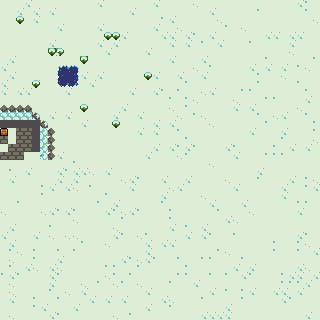

Tiled map render using the project's own tile images. Description and the map definition, with tile-layer contents summarised, below:
An orthogonal 40x40 tile map with 8x8 px tiles, 4 tile layers (Water, Tile Layer 5, Tile Layer 1, Tile Layer 3), 1 hidden layer not drawn.

<map version="1.10" tiledversion="1.10.2" orientation="orthogonal" renderorder="left-up" width="40" height="40" tilewidth="8" tileheight="8" infinite="0" nextlayerid="12" nextobjectid="2">
 <tileset firstgid="1" name="tileset2" tilewidth="8" tileheight="8" tilecount="1024" columns="32">
  <image source="tileset/tileset.png" width="256" height="256" />
  <tile id="384" probability="0.75">
   <properties>
    <property name="walkable" type="bool" value="true" />
   </properties>
  </tile>
  <tile id="385" probability="0.1">
   <properties>
    <property name="walkable" type="bool" value="true" />
   </properties>
  </tile>
  <tile id="386" probability="0.1">
   <properties>
    <property name="walkable" type="bool" value="true" />
   </properties>
  </tile>
  <tile id="387" probability="0.05">
   <properties>
    <property name="walkable" type="bool" value="true" />
   </properties>
  </tile>
  <tile id="388">
   <properties>
    <property name="walkable" type="bool" value="false" />
   </properties>
  </tile>
  <tile id="389">
   <properties>
    <property name="walkable" type="bool" value="false" />
   </properties>
  </tile>
  <tile id="390">
   <properties>
    <property name="walkable" type="bool" value="false" />
   </properties>
  </tile>
  <tile id="416">
   <properties>
    <property name="walkable" type="bool" value="false" />
   </properties>
  </tile>
  <tile id="417">
   <properties>
    <property name="walkable" type="bool" value="false" />
   </properties>
  </tile>
  <tile id="418">
   <properties>
    <property name="walkable" type="bool" value="false" />
   </properties>
  </tile>
  <tile id="419">
   <properties>
    <property name="walkable" type="bool" value="false" />
   </properties>
  </tile>
  <tile id="420">
   <properties>
    <property name="walkable" type="bool" value="false" />
   </properties>
  </tile>
  <tile id="421">
   <properties>
    <property name="walkable" type="bool" value="false" />
   </properties>
  </tile>
  <tile id="422">
   <properties>
    <property name="walkable" type="bool" value="false" />
   </properties>
  </tile>
  <tile id="448">
   <properties>
    <property name="walkable" type="bool" value="false" />
   </properties>
  </tile>
  <tile id="449">
   <properties>
    <property name="walkable" type="bool" value="false" />
   </properties>
  </tile>
  <tile id="450">
   <properties>
    <property name="walkable" type="bool" value="false" />
   </properties>
  </tile>
  <tile id="451">
   <properties>
    <property name="walkable" type="bool" value="false" />
   </properties>
  </tile>
  <tile id="452">
   <properties>
    <property name="walkable" type="bool" value="false" />
   </properties>
  </tile>
  <tile id="453">
   <properties>
    <property name="walkable" type="bool" value="false" />
   </properties>
  </tile>
  <tile id="454">
   <properties>
    <property name="walkable" type="bool" value="false" />
   </properties>
  </tile>
  <tile id="672">
   <properties>
    <property name="walkable" type="bool" value="true" />
   </properties>
  </tile>
  <tile id="673">
   <properties>
    <property name="walkable" type="bool" value="true" />
   </properties>
  </tile>
  <tile id="674">
   <properties>
    <property name="walkable" type="bool" value="true" />
   </properties>
  </tile>
  <tile id="675">
   <properties>
    <property name="walkable" type="bool" value="true" />
   </properties>
  </tile>
  <tile id="676">
   <properties>
    <property name="walkable" type="bool" value="true" />
   </properties>
  </tile>
  <tile id="704">
   <properties>
    <property name="walkable" type="bool" value="true" />
   </properties>
  </tile>
  <tile id="705">
   <properties>
    <property name="walkable" type="bool" value="true" />
   </properties>
  </tile>
  <tile id="706">
   <properties>
    <property name="walkable" type="bool" value="true" />
   </properties>
  </tile>
  <tile id="707">
   <properties>
    <property name="walkable" type="bool" value="true" />
   </properties>
  </tile>
  <tile id="708">
   <properties>
    <property name="walkable" type="bool" value="true" />
   </properties>
  </tile>
  <tile id="736">
   <properties>
    <property name="walkable" type="bool" value="true" />
   </properties>
  </tile>
  <tile id="737">
   <properties>
    <property name="walkable" type="bool" value="true" />
   </properties>
  </tile>
  <tile id="738">
   <properties>
    <property name="walkable" type="bool" value="true" />
   </properties>
  </tile>
  <tile id="739">
   <properties>
    <property name="walkable" type="bool" value="true" />
   </properties>
  </tile>
  <tile id="740">
   <properties>
    <property name="walkable" type="bool" value="true" />
   </properties>
  </tile>
  <tile id="768">
   <properties>
    <property name="walkable" type="bool" value="false" />
   </properties>
  </tile>
  <tile id="769">
   <properties>
    <property name="walkable" type="bool" value="true" />
   </properties>
  </tile>
  <tile id="770">
   <properties>
    <property name="walkable" type="bool" value="true" />
   </properties>
  </tile>
  <tile id="771">
   <properties>
    <property name="walkable" type="bool" value="true" />
   </properties>
  </tile>
  <tile id="772">
   <properties>
    <property name="walkable" type="bool" value="true" />
   </properties>
  </tile>
 </tileset>
 <layer id="8" name="Water" width="40" height="40">
  <data>[1600 cells, 9 non-empty, 3 distinct tile ids]</data>
 </layer>
 <layer id="11" name="Tile Layer 5" width="40" height="40">
  <data>[1600 cells, 1224 non-empty, 4 distinct tile ids]</data>
 </layer>
 <layer id="1" name="Tile Layer 1" width="40" height="40">
  <data>[1600 cells, 400 non-empty, 21 distinct tile ids]</data>
 </layer>
 <layer id="3" name="Tile Layer 3" width="40" height="40">
  <data>[1600 cells, 10 non-empty, 3 distinct tile ids]</data>
 </layer>
 <layer id="10" name="CollisionLayer" width="40" height="40" visible="0">
  <data>[1600 cells, 18 non-empty, 1 distinct tile ids]</data>
 </layer>
</map>
